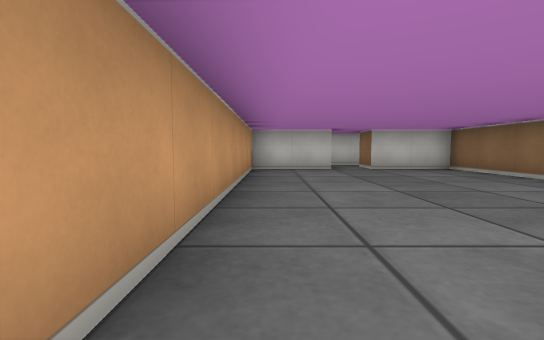
[1] (above)

12 first-person views from a walk through a cub3D level. The camera is about half as high as the walls, tilts 4° down and sees 85° across. The floor is counted in squares. Each view is taken from the middle of a square. On the plan, view 1 faces up. The plan holds only what a view shows up to about 9 squares ahead; the rest is blank.

[2]
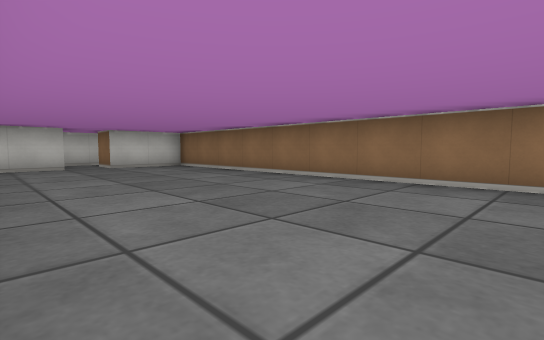

[3]
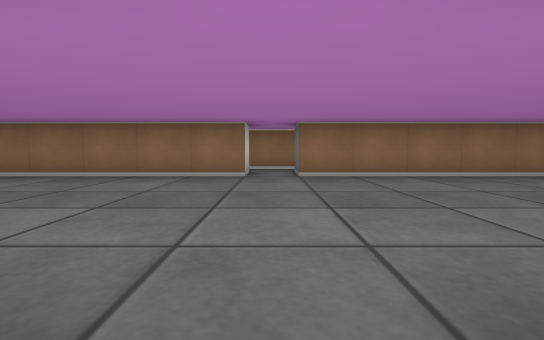

[4]
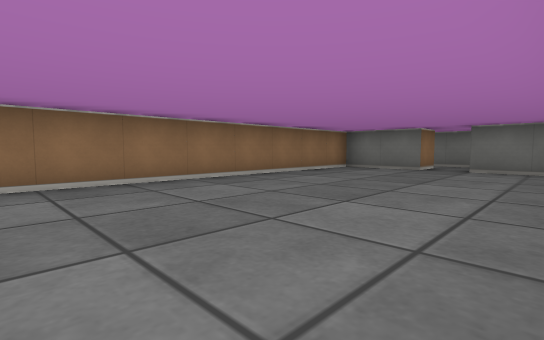

[5]
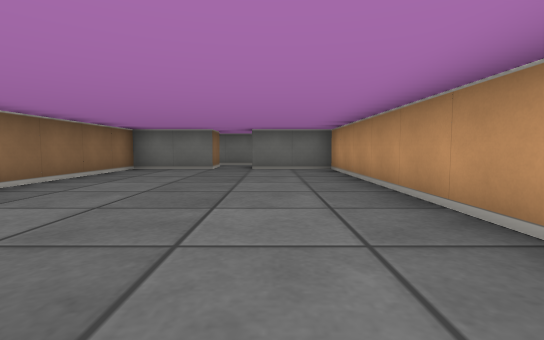

[6]
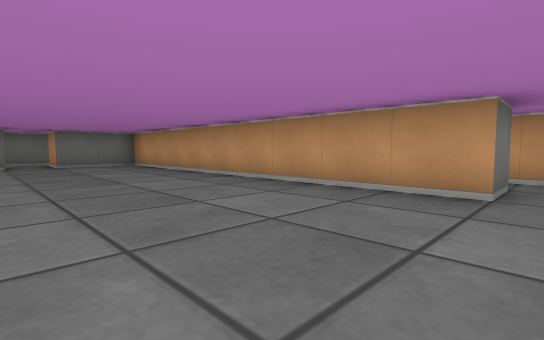

[7]
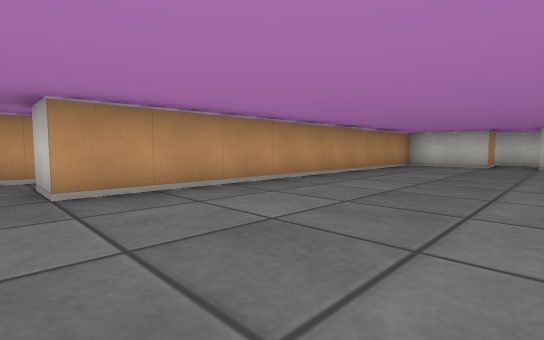

[8]
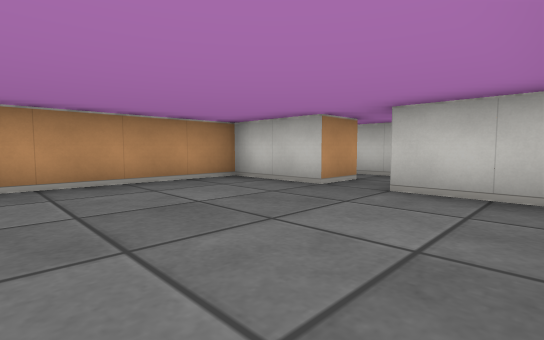

[9]
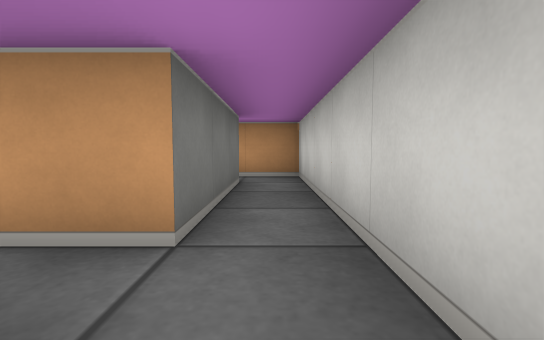

[10]
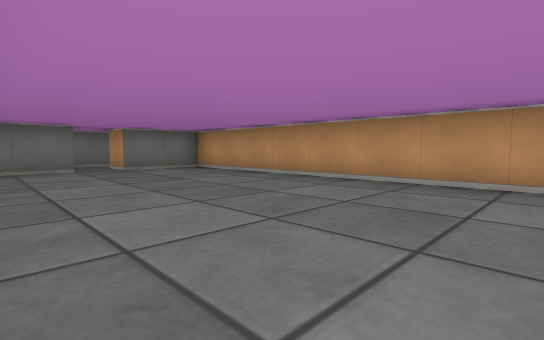

[11]
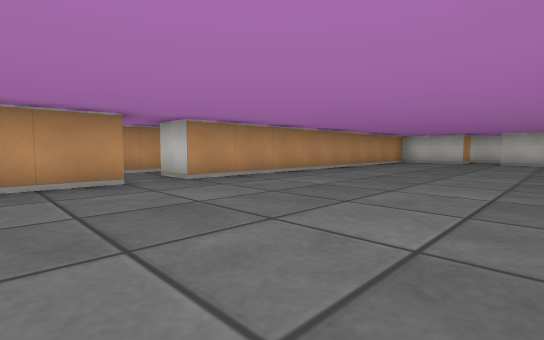

[12]
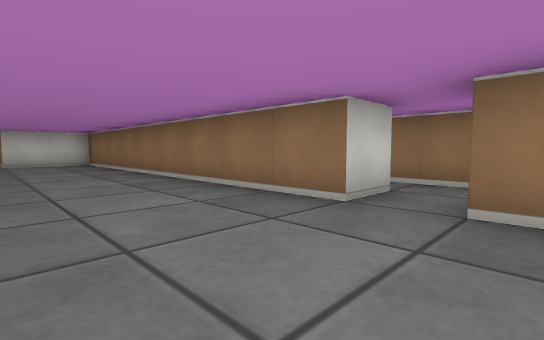

### Floor plan
Points are (right, up) in squares from view 1. A wall is a line through its corners. A room is listed if a view was taken in it or the views show most of it. See-through windows are left out.
Room 1 (views 1, 2, 3, 4, 5, 6, 7, 8, 10, 11, 12)
walls: (4.5, -1.5) (4.5, 7.5) (2.5, 7.5); (-1.5, -2.5) (-0.5, -2.5) (-0.5, -11.5) (1.5, -11.5); (1.5, 7.5) (-0.5, 7.5) (-0.5, -1.5) (-1.5, -1.5); (2.5, -11.5) (4.5, -11.5) (4.5, -2.5)
ways out: opening at (2, 8) to room 2; opening at (5, -2) to room 2; opening at (-1, -2); opening at (2, -12)
Room 2 (view 9)
walls: (5.6, -1.5) (4.5, -1.5); (6.5, -2.6) (6.5, -1); (4.5, -2.5) (5.5, -2.5); (2.5, 7.5) (2.5, 8.5); (2.5, 9.5) (-1.5, 9.5); (-1.5, 8.5) (1.5, 8.5) (1.5, 7.5)
ways out: opening at (2, 8) to room 1; opening at (5, -2) to room 1; opening at (-1, 9)

Where each view was taken, in squares from view 1:
view 1: 0 up, 0 right, facing up
view 2: 1 down, 0 right, facing up-right
view 3: 2 down, 1 left, facing right
view 4: 4 down, 0 right, facing down-right
view 5: 4 down, 1 right, facing down
view 6: 2 down, 3 right, facing down-left
view 7: 2 down, 3 right, facing up-left
view 8: 4 up, 4 right, facing up-left
view 9: 9 up, 3 right, facing left
view 10: 4 down, 4 right, facing down-left
view 11: 4 down, 4 right, facing up-left
view 12: 3 down, 2 right, facing up-right
